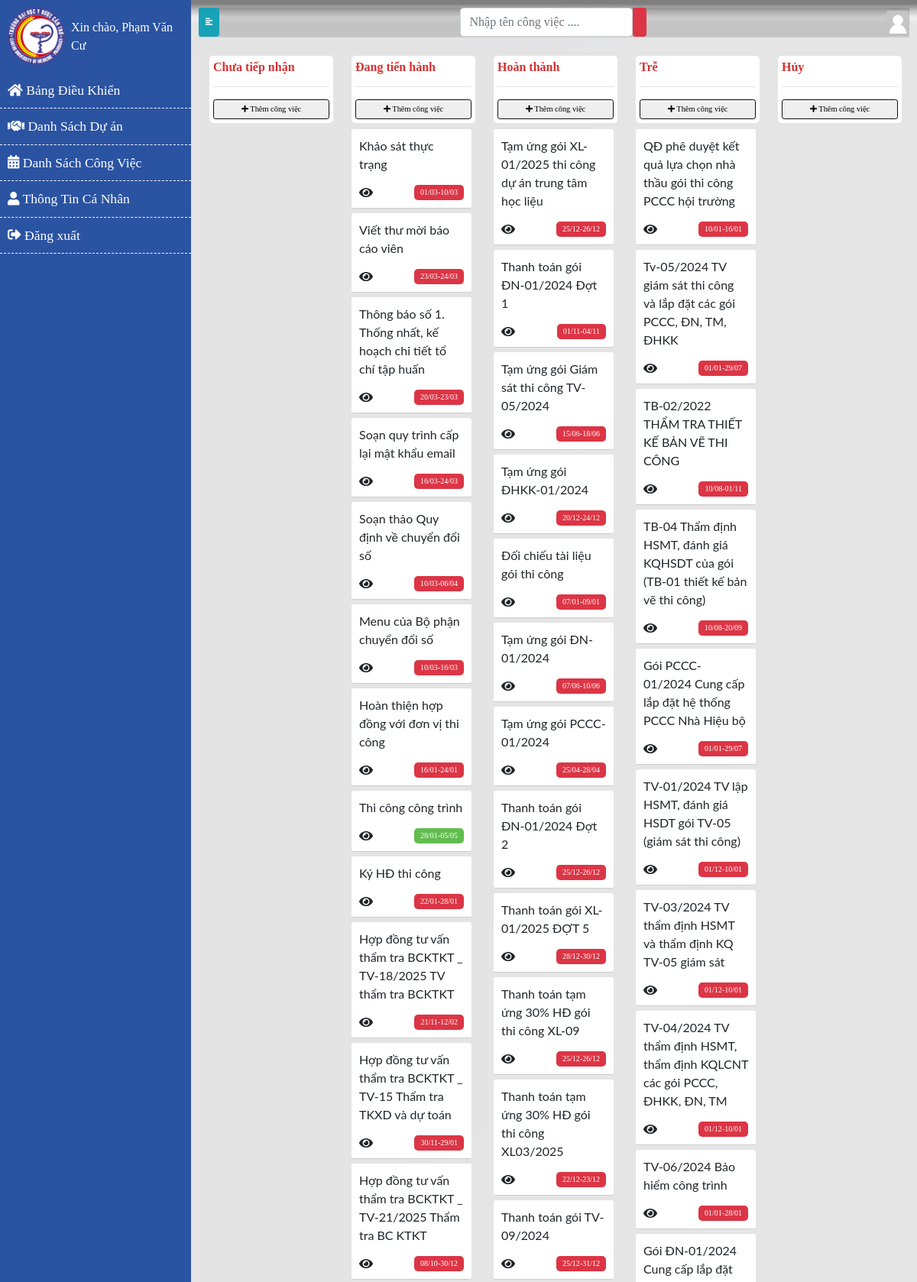
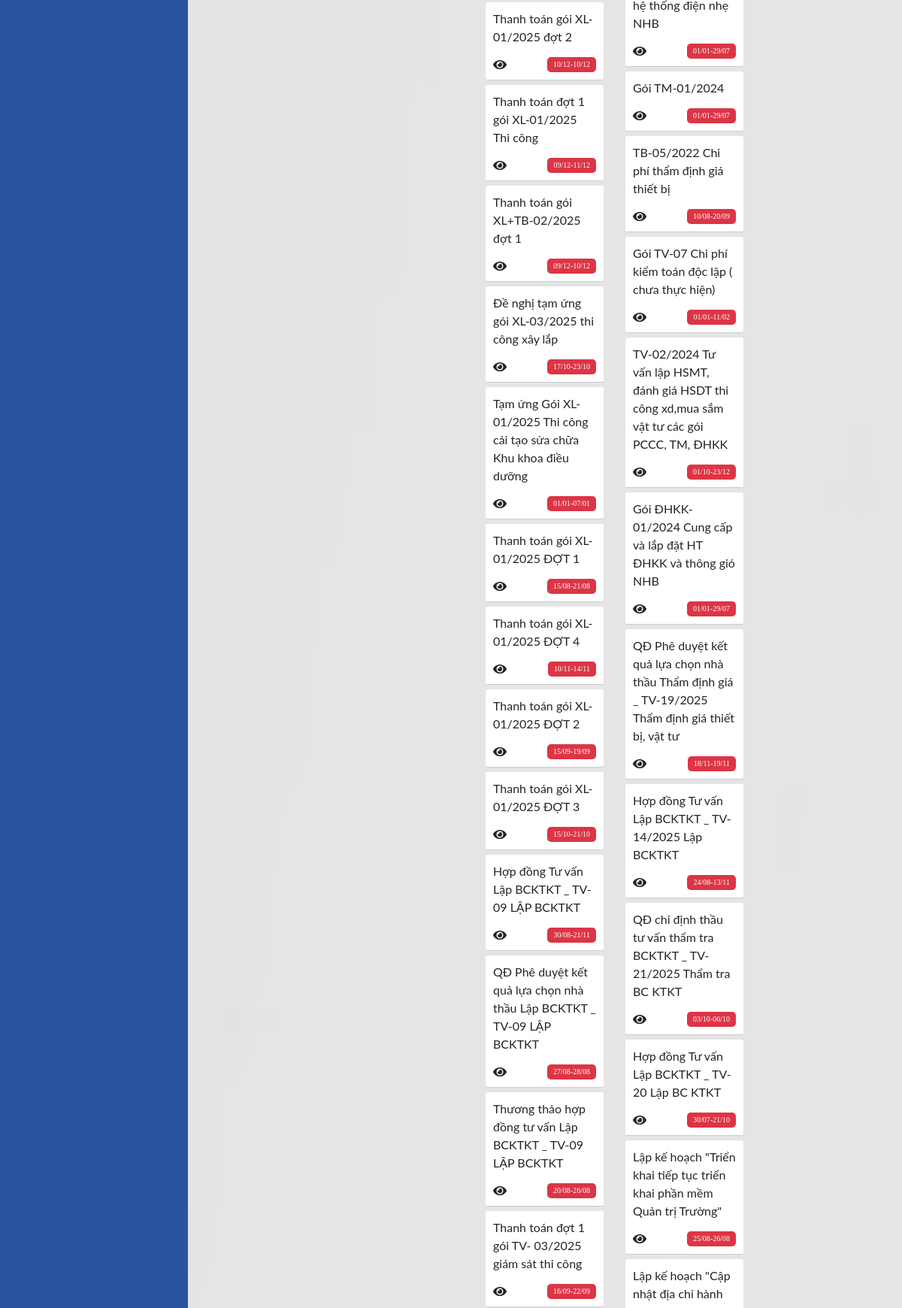
The app's page /capquanly/danhsachcv_tv.php (signed in, upper part) with its own data (2 pictures, top to bottom).
### tables this page shows
CREATE TABLE `danhsachcongviec` (
  `DSCV_MA` varchar(50) NOT NULL,
  `DSCV_TEN` varchar(255) DEFAULT NULL,
  `DSCV_TIENQUYET` varchar(50) DEFAULT NULL,
  `DSCV_MOTA` longtext,
  `PH_MA` int DEFAULT NULL,
  `DSCV_NGAYBATDAU` date DEFAULT NULL,
  `DSCV_NGAYKETTHUC` date DEFAULT NULL,
  `DSCV_NGAYHOANTHANH` datetime DEFAULT NULL,
  `DSCV_NGAYKETTHUC_TRANGTHAI` int DEFAULT NULL,
  `DSCV_NGAYKETTHUC_TV` date DEFAULT NULL,
  `DSCV_TRANGTHAI` int DEFAULT NULL,
  `DSCV_trangthaiHD` int NOT NULL DEFAULT '1',
  `DSCV_YEUCAUGIAINGAN` tinyint(1) NOT NULL DEFAULT '0',
  `DSCV_GIATRIGIAINGAN` bigint UNSIGNED DEFAULT '0',
  `DSCV_TRANGTHAIGIAINGAN` tinyint(1) NOT NULL DEFAULT '0',
  `DA_MA` varchar(50) DEFAULT NULL,
  `TV_MA` varchar(255) DEFAULT NULL,
  `PB_MA` varchar(50) DEFAULT NULL,
  `PARENT_ID` varchar(255) DEFAULT NULL,
  `TIEN_DO` int NOT NULL DEFAULT '0',
  `FILE` varchar(255) DEFAULT NULL,
  `DSCV_NGAYTIEPNHAN` date DEFAULT NULL
);

### capquanly/ajax_work/jobs_tv.php (the view, shortened to what this page needs)
<div class="jobs-list-wrapper">
    <div class="jobs-list">
    <h2 class="jobs-list-heading">Chưa tiếp nhận
            <hr>
        <button data-status="5" class="btn btn-block btn-sm btn-default btn-flat border-primary btnInsert"><i class="fa fa-plus"></i> Thêm công việc</button>
        </h2>
        <div class="jobs-list-body" id="new-jobs">
            <ul id="new-jobs-list">
            </ul>
        </div>
        <div class="jobs-list-footer"></div>
    </div>
    <div class="jobs-list">
        <h2 class="jobs-list-heading">Đang tiến hành
            <hr>
        <button data-status="1" class="btn btn-block btn-sm btn-default btn-flat border-primary btnInsert"><i class="fa fa-plus"></i> Thêm công việc</button>
        </h2>
        <div class="jobs-list-body" id="in-progress">
            <ul id="in-progress-list">
                <?php if (!empty($projectsInProgress)): ?>
                    <?php foreach ($projectsInProgress as $item): ?>
                        <li data-id="<?php echo $item['DSCV_MA']; ?>">
                            <div class="job-block" >
                                <div class="job-name-block">
                                    <div class="job-name"><?php echo $item['DSCV_TEN']; ?></div>
                                </div>
                                <div class="job-info-block">
                                    <i class="fas fa-eye viewDetail2" data-id="<?php echo $item['DSCV_MA']; ?>"></i>
                                    <div title="<?php echo($item['DSCV_NGAYKETTHUC'] < date('Y-m-d')) ? 'Thẻ đã hết hạn' : 'Ngày bắt đầu';  ?>" class="job-date <?php echo ($item['DSCV_NGAYKETTHUC'] < date('Y-m-d')) ? 'bg-danger' : '';  ?>"><?php echo date('d/m', strtotime($item['DSCV_NGAYBATDAU'])); ?>-<?php echo date('d/m', strtotime($item['DSCV_NGAYKETTHUC'])); ?></div>
                                </div>
                            </div>
                        </li>
                    <?php endforeach; ?>
                <?php endif; ?>
            </ul>
        </div>
        <div class="jobs-list-footer"></div>
    </div>
    <div class="jobs-list">
        <h2 class="jobs-list-heading">Hoàn thành
            <hr>
        <button data-status="2" class="btn btn-block btn-sm btn-default btn-flat border-primary btnInsert"><i class="fa fa-plus"></i> Thêm công việc</button>
        </h2>
        <div class="jobs-list-body" id="complete">
            <ul id="complete-jobs-list">
                <?php if (!empty($projectsFinish)): ?>
                    <?php foreach ($projectsFinish as $item): ?>
                        <li data-id="<?php echo $item['DSCV_MA']; ?>">
                            <div class="job-block" >
                                <div class="job-name-block">
                                    <div class="job-name"><?php echo $item['DSCV_TEN']; ?></div>
                                </div>
                                <div class="job-info-block">
                                    <i class="fas fa-eye viewDetail2" data-id="<?php echo $item['DSCV_MA']; ?>"></i>
                                    <div title="<?php echo($item['DSCV_NGAYKETTHUC'] < date('Y-m-d')) ? 'Thẻ đã hết hạn' : 'Ngày bắt đầu';  ?>" class="job-date <?php echo ($item['DSCV_NGAYKETTHUC'] < date('Y-m-d')) ? 'bg-danger' : '';  ?>"><?php echo date('d/m', strtotime($item['DSCV_NGAYBATDAU'])); ?>-<?php echo date('d/m', strtotime($item['DSCV_NGAYKETTHUC'])); ?></div>
                                </div>
                            </div>
                        </li>
                    <?php endforeach; ?>
                <?php endif; ?>
            </ul>
        </div>
        <div class="jobs-list-footer"></div>
    </div>
    <div class="jobs-list">
        <h2 class="jobs-list-heading">Trễ
            <hr>
        <button data-status="3" class="btn btn-block btn-sm btn-default btn-flat border-primary btnInsert"><i class="fa fa-plus"></i> Thêm công việc</button>
        </h2>
        <div class="jobs-list-body" id="waiting">
            <ul id="waiting-jobs-list">
                <?php if (!empty($projectsMove)): ?>
                    <?php foreach ($projectsMove as $item): ?>
                        <li data-id="<?php echo $item['DSCV_MA']; ?>">
                            <div class="job-block" >
                                <div class="job-name-block">
                                    <div class="job-name"><?php echo $item['DSCV_TEN']; ?></div>
                                </div>
                                <div class="job-info-block">
                                    <i class="fas fa-eye viewDetail2" data-id="<?php echo $item['DSCV_MA']; ?>"></i>
                                    <div title="<?php echo($item['DSCV_NGAYKETTHUC'] < date('Y-m-d')) ? 'Thẻ đã hết hạn' : 'Ngày bắt đầu';  ?>" class="job-date <?php echo ($item['DSCV_NGAYKETTHUC'] < date('Y-m-d')) ? 'bg-danger' : '';  ?>"></div>
                                </div>
                            </div>
                        </li>
                    <?php endforeach; ?>
                <?php endif; ?>
            </ul>
        </div>
        <div class="jobs-list-footer"></div>
    </div>
    <div class="jobs-list">
        <h2 class="jobs-list-heading">Hủy
            <hr>
        <button data-status="4" class="btn btn-block btn-sm btn-default btn-flat border-primary btnInsert"><i class="fa fa-plus"></i> Thêm công việc</button>
        </h2>
        <div class="jobs-list-body" id="rework">
            <ul id="rework-jobs-list">
            </ul>
        </div>
        <div class="jobs-list-footer"></div>
    </div>
</div>

### style/style_DAL.css (style rules this page uses)
body { font-family: 'NotoFont'; background: #fafafa; }

### capquanly/css/style.css (style rules this page uses)
ul { list-style-type: none; padding: 0; margin: 0; height: 100%; }
.border-primary { border-color: #0c0d0e !important; }
.btn-sm { font-size: .65rem !important; }
.jobs-list-wrapper { margin-top: 5px; display: flex; flex-direction: row; flex-wrap: nowrap; justify-content: space-between; align-items: stretch; align-content: stretch; height: 80vh !important; overflow-x: auto; }
.jobs-list { width: 270px; padding: 5px; margin: 0 5px 30px 0px; height: 100%; display: inline-block; vertical-align: top; white-space: nowrap; border-radius: 5px; }
h2.jobs-list-heading { font-size: 16px; font-weight: bold; margin-left: 9px; color: #d63031; background: white; border-radius: 5px; padding: 5px; }
.jobs-list-body { height: 400px; margin-right: 5px; margin-left: 9px; overflow: visible; }
.jobs-list-footer { height: 50px; }
.job-block { background-color: #fff; border-bottom: 1px solid #ccc; border-radius: 3px; cursor: pointer; display: block; margin-bottom: 6px; width: 100%; max-width: 300px; min-height: 20px; position: relative; text-decoration: none; padding: 10px; }
.job-name { font-family: "Lato"; width: 100%; white-space: normal; word-break: break-word; overflow-wrap: break-word; }
.job-info-block { margin-top: 10px; display: flex; flex-direction: row; flex-wrap: wrap; justify-content: space-between; align-items: center; align-content: center; }
.job-name-block { display: flex; flex-direction: row; flex-wrap: wrap; justify-content: space-between; align-items: center; align-content: center; margin-bottom: 15px; }
.job-date { font-size: 10px; padding: 2px 8px 3px 8px; background-color: #61bd4f; color: #fff; display: inline-block; border-radius: 5px; }

### records on screen
danhsachcongviec: DSCV_TEN "Khảo sát thực trạng", DSCV_NGAYBATDAU "01/03", DSCV_NGAYKETTHUC "10/03"
danhsachcongviec: DSCV_TEN "Viết thư mời báo cáo viên", DSCV_NGAYBATDAU "23/03", DSCV_NGAYKETTHUC "24/03"
danhsachcongviec: DSCV_TEN "Thông báo số 1. Thống nhất, kế hoạch chi tiết tổ chí tập huấn", DSCV_NGAYBATDAU "20/03", DSCV_NGAYKETTHUC "23/03"
danhsachcongviec: DSCV_TEN "Soạn quy trình cấp lại mật khẩu email", DSCV_NGAYBATDAU "16/03", DSCV_NGAYKETTHUC "24/03"
danhsachcongviec: DSCV_TEN "Soạn thảo Quy định về chuyển đổi số", DSCV_NGAYBATDAU "10/03", DSCV_NGAYKETTHUC "06/04"
danhsachcongviec: DSCV_TEN "Menu của Bộ phận chuyển đổi số", DSCV_NGAYBATDAU "10/03", DSCV_NGAYKETTHUC "16/03"
danhsachcongviec: DSCV_TEN "Hoàn thiện hợp đồng với đơn vị thi công", DSCV_NGAYBATDAU "16/01", DSCV_NGAYKETTHUC "24/01"
danhsachcongviec: DSCV_TEN "Thi công công trình", DSCV_NGAYBATDAU "28/01", DSCV_NGAYKETTHUC "05/05"
danhsachcongviec: DSCV_TEN "Ký HĐ thi công", DSCV_NGAYBATDAU "22/01", DSCV_NGAYKETTHUC "28/01"
danhsachcongviec: DSCV_TEN "Hợp đồng tư vấn thẩm tra BCKTKT _ TV-18/2025 TV thẩm tra BCKTKT", DSCV_NGAYBATDAU "21/11", DSCV_NGAYKETTHUC "12/02"
danhsachcongviec: DSCV_TEN "Hợp đồng tư vấn thẩm tra BCKTKT _ TV-15 Thẩm tra TKXD và dự toán", DSCV_NGAYBATDAU "30/11", DSCV_NGAYKETTHUC "29/01"
danhsachcongviec: DSCV_TEN "Hợp đồng tư vấn thẩm tra BCKTKT _ TV-21/2025 Thẩm tra BC KTKT", DSCV_NGAYBATDAU "08/10", DSCV_NGAYKETTHUC "30/12"
danhsachcongviec: DSCV_TEN "Tạm ứng gói XL-01/2025 thi công dự án trung tâm học liệu", DSCV_NGAYBATDAU "25/12", DSCV_NGAYKETTHUC "26/12"
danhsachcongviec: DSCV_TEN "Thanh toán gói ĐN-01/2024 Đợt 1", DSCV_NGAYBATDAU "01/11", DSCV_NGAYKETTHUC "04/11"
danhsachcongviec: DSCV_TEN "Tạm ứng gói Giám sát thi công TV-05/2024", DSCV_NGAYBATDAU "15/06", DSCV_NGAYKETTHUC "18/06"
danhsachcongviec: DSCV_TEN "Tạm ứng gói ĐHKK-01/2024", DSCV_NGAYBATDAU "20/12", DSCV_NGAYKETTHUC "24/12"
danhsachcongviec: DSCV_TEN "Đối chiếu tài liệu gói thi công", DSCV_NGAYBATDAU "07/01", DSCV_NGAYKETTHUC "09/01"
danhsachcongviec: DSCV_TEN "Tạm ứng gói ĐN-01/2024", DSCV_NGAYBATDAU "07/06", DSCV_NGAYKETTHUC "10/06"
danhsachcongviec: DSCV_TEN "Tạm ứng gói PCCC-01/2024", DSCV_NGAYBATDAU "25/04", DSCV_NGAYKETTHUC "28/04"
danhsachcongviec: DSCV_TEN "Thanh toán gói ĐN-01/2024 Đợt 2", DSCV_NGAYBATDAU "25/12", DSCV_NGAYKETTHUC "26/12"
danhsachcongviec: DSCV_TEN "Thanh toán gói XL-01/2025 ĐỢT 5", DSCV_NGAYBATDAU "28/12", DSCV_NGAYKETTHUC "30/12"
danhsachcongviec: DSCV_TEN "Thanh toán tạm ứng 30% HĐ gói thi công XL-09", DSCV_NGAYBATDAU "25/12", DSCV_NGAYKETTHUC "26/12"
danhsachcongviec: DSCV_TEN "Thanh toán tạm ứng 30% HĐ gói thi công XL03/2025", DSCV_NGAYBATDAU "22/12", DSCV_NGAYKETTHUC "23/12"
danhsachcongviec: DSCV_TEN "Thanh toán gói TV-09/2024", DSCV_NGAYBATDAU "25/12", DSCV_NGAYKETTHUC "31/12"
danhsachcongviec: DSCV_TEN "Thanh toán gói XL-01/2025 đợt 2", DSCV_NGAYBATDAU "10/12", DSCV_NGAYKETTHUC "10/12"
danhsachcongviec: DSCV_TEN "Thanh toán đợt 1 gói XL-01/2025 Thi công", DSCV_NGAYBATDAU "09/12", DSCV_NGAYKETTHUC "11/12"
danhsachcongviec: DSCV_TEN "Thanh toán gói XL+TB-02/2025 đợt 1", DSCV_NGAYBATDAU "09/12", DSCV_NGAYKETTHUC "10/12"
danhsachcongviec: DSCV_TEN "Đề nghị tạm ứng gói XL-03/2025 thi công xây lắp", DSCV_NGAYBATDAU "17/10", DSCV_NGAYKETTHUC "23/10"
danhsachcongviec: DSCV_TEN "Tạm ứng Gói XL-01/2025 Thi công cải tạo sửa chữa Khu khoa điều dưỡng", DSCV_NGAYBATDAU "01/01", DSCV_NGAYKETTHUC "07/01"
danhsachcongviec: DSCV_TEN "Thanh toán gói XL-01/2025 ĐỢT 1", DSCV_NGAYBATDAU "15/08", DSCV_NGAYKETTHUC "21/08"
danhsachcongviec: DSCV_TEN "Thanh toán gói XL-01/2025 ĐỢT 4", DSCV_NGAYBATDAU "10/11", DSCV_NGAYKETTHUC "14/11"
danhsachcongviec: DSCV_TEN "Thanh toán gói XL-01/2025 ĐỢT 2", DSCV_NGAYBATDAU "15/09", DSCV_NGAYKETTHUC "19/09"
danhsachcongviec: DSCV_TEN "Thanh toán gói XL-01/2025 ĐỢT 3", DSCV_NGAYBATDAU "15/10", DSCV_NGAYKETTHUC "21/10"
danhsachcongviec: DSCV_TEN "Hợp đồng Tư vấn Lập BCKTKT _ TV-09 LẬP BCKTKT", DSCV_NGAYBATDAU "30/08", DSCV_NGAYKETTHUC "21/11"
danhsachcongviec: DSCV_TEN "QĐ Phê duyệt kết quả lựa chọn nhà thầu Lập BCKTKT _ TV-09 LẬP BCKTKT", DSCV_NGAYBATDAU "27/08", DSCV_NGAYKETTHUC "28/08"
danhsachcongviec: DSCV_TEN "Thương thảo hợp đồng tư vấn Lập BCKTKT _ TV-09 LẬP BCKTKT", DSCV_NGAYBATDAU "20/08", DSCV_NGAYKETTHUC "26/08"
danhsachcongviec: DSCV_TEN "Thanh toán đợt 1 gói TV- 03/2025 giám sát thi công", DSCV_NGAYBATDAU "16/09", DSCV_NGAYKETTHUC "22/09"

### other values on screen
$_SESSION['username'] "Phạm Văn Cư"
